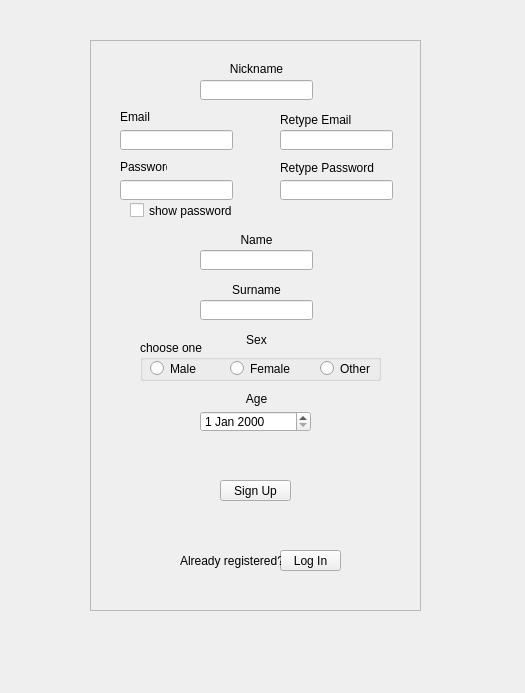
<?xml version="1.0" encoding="UTF-8"?>
<ui version="4.0">
 <class>Record</class>
 <widget class="QWidget" name="Record">
  <property name="geometry">
   <rect>
    <x>0</x>
    <y>0</y>
    <width>525</width>
    <height>693</height>
   </rect>
  </property>
  <property name="windowTitle">
   <string>Form</string>
  </property>
  <widget class="QFrame" name="signupForm">
   <property name="geometry">
    <rect>
     <x>90</x>
     <y>40</y>
     <width>331</width>
     <height>571</height>
    </rect>
   </property>
   <property name="frameShape">
    <enum>QFrame::StyledPanel</enum>
   </property>
   <property name="frameShadow">
    <enum>QFrame::Raised</enum>
   </property>
   <widget class="QPushButton" name="pushButton_3">
    <property name="geometry">
     <rect>
      <x>190</x>
      <y>510</y>
      <width>61</width>
      <height>21</height>
     </rect>
    </property>
    <property name="text">
     <string>Log In</string>
    </property>
   </widget>
   <widget class="QPushButton" name="pushButton_4">
    <property name="geometry">
     <rect>
      <x>130</x>
      <y>440</y>
      <width>71</width>
      <height>21</height>
     </rect>
    </property>
    <property name="text">
     <string>Sign Up</string>
    </property>
   </widget>
   <widget class="QLineEdit" name="lineEdit_3">
    <property name="geometry">
     <rect>
      <x>110</x>
      <y>40</y>
      <width>113</width>
      <height>20</height>
     </rect>
    </property>
   </widget>
   <widget class="QLineEdit" name="lineEdit_4">
    <property name="geometry">
     <rect>
      <x>30</x>
      <y>140</y>
      <width>113</width>
      <height>20</height>
     </rect>
    </property>
   </widget>
   <widget class="QLabel" name="label_4">
    <property name="geometry">
     <rect>
      <x>116</x>
      <y>19</y>
      <width>101</width>
      <height>21</height>
     </rect>
    </property>
    <property name="text">
     <string>&lt;html&gt;&lt;head/&gt;&lt;body&gt;&lt;p align=&quot;center&quot;&gt;Nickname&lt;/p&gt;&lt;/body&gt;&lt;/html&gt;</string>
    </property>
   </widget>
   <widget class="QLabel" name="label_5">
    <property name="geometry">
     <rect>
      <x>30</x>
      <y>120</y>
      <width>47</width>
      <height>13</height>
     </rect>
    </property>
    <property name="text">
     <string>Password</string>
    </property>
   </widget>
   <widget class="QLabel" name="label_6">
    <property name="geometry">
     <rect>
      <x>90</x>
      <y>510</y>
      <width>101</width>
      <height>21</height>
     </rect>
    </property>
    <property name="text">
     <string>Already registered?</string>
    </property>
   </widget>
   <widget class="QCheckBox" name="checkBox_2">
    <property name="geometry">
     <rect>
      <x>40</x>
      <y>160</y>
      <width>111</width>
      <height>21</height>
     </rect>
    </property>
    <property name="text">
     <string>show password</string>
    </property>
   </widget>
   <widget class="QLabel" name="label_7">
    <property name="geometry">
     <rect>
      <x>30</x>
      <y>70</y>
      <width>47</width>
      <height>13</height>
     </rect>
    </property>
    <property name="text">
     <string>Email</string>
    </property>
   </widget>
   <widget class="QLineEdit" name="lineEdit_5">
    <property name="geometry">
     <rect>
      <x>30</x>
      <y>90</y>
      <width>113</width>
      <height>20</height>
     </rect>
    </property>
   </widget>
   <widget class="QLabel" name="label_8">
    <property name="geometry">
     <rect>
      <x>190</x>
      <y>70</y>
      <width>91</width>
      <height>20</height>
     </rect>
    </property>
    <property name="text">
     <string>Retype Email</string>
    </property>
   </widget>
   <widget class="QLineEdit" name="lineEdit_6">
    <property name="geometry">
     <rect>
      <x>190</x>
      <y>90</y>
      <width>113</width>
      <height>20</height>
     </rect>
    </property>
    <property name="text">
     <string/>
    </property>
   </widget>
   <widget class="QLabel" name="label_9">
    <property name="geometry">
     <rect>
      <x>190</x>
      <y>120</y>
      <width>101</width>
      <height>16</height>
     </rect>
    </property>
    <property name="text">
     <string>Retype Password</string>
    </property>
   </widget>
   <widget class="QLineEdit" name="lineEdit_7">
    <property name="geometry">
     <rect>
      <x>190</x>
      <y>140</y>
      <width>113</width>
      <height>20</height>
     </rect>
    </property>
   </widget>
   <widget class="QLabel" name="label_10">
    <property name="geometry">
     <rect>
      <x>116</x>
      <y>190</y>
      <width>101</width>
      <height>20</height>
     </rect>
    </property>
    <property name="text">
     <string>&lt;html&gt;&lt;head/&gt;&lt;body&gt;&lt;p align=&quot;center&quot;&gt;Name&lt;/p&gt;&lt;/body&gt;&lt;/html&gt;</string>
    </property>
   </widget>
   <widget class="QLineEdit" name="lineEdit_8">
    <property name="geometry">
     <rect>
      <x>110</x>
      <y>210</y>
      <width>113</width>
      <height>20</height>
     </rect>
    </property>
   </widget>
   <widget class="QLabel" name="label_11">
    <property name="geometry">
     <rect>
      <x>116</x>
      <y>240</y>
      <width>101</width>
      <height>20</height>
     </rect>
    </property>
    <property name="text">
     <string>&lt;html&gt;&lt;head/&gt;&lt;body&gt;&lt;p align=&quot;center&quot;&gt;Surname&lt;/p&gt;&lt;/body&gt;&lt;/html&gt;</string>
    </property>
   </widget>
   <widget class="QLineEdit" name="lineEdit_9">
    <property name="geometry">
     <rect>
      <x>110</x>
      <y>260</y>
      <width>113</width>
      <height>20</height>
     </rect>
    </property>
   </widget>
   <widget class="QRadioButton" name="radioButton">
    <property name="geometry">
     <rect>
      <x>60</x>
      <y>320</y>
      <width>82</width>
      <height>17</height>
     </rect>
    </property>
    <property name="text">
     <string>Male</string>
    </property>
   </widget>
   <widget class="QRadioButton" name="radioButton_2">
    <property name="geometry">
     <rect>
      <x>140</x>
      <y>320</y>
      <width>82</width>
      <height>17</height>
     </rect>
    </property>
    <property name="text">
     <string>Female</string>
    </property>
   </widget>
   <widget class="QLabel" name="label_12">
    <property name="geometry">
     <rect>
      <x>116</x>
      <y>290</y>
      <width>101</width>
      <height>20</height>
     </rect>
    </property>
    <property name="text">
     <string>&lt;html&gt;&lt;head/&gt;&lt;body&gt;&lt;p align=&quot;center&quot;&gt;Sex&lt;/p&gt;&lt;/body&gt;&lt;/html&gt;</string>
    </property>
   </widget>
   <widget class="QRadioButton" name="radioButton_3">
    <property name="geometry">
     <rect>
      <x>230</x>
      <y>320</y>
      <width>82</width>
      <height>17</height>
     </rect>
    </property>
    <property name="text">
     <string>Other</string>
    </property>
   </widget>
   <widget class="QLabel" name="label_13">
    <property name="geometry">
     <rect>
      <x>116</x>
      <y>349</y>
      <width>101</width>
      <height>21</height>
     </rect>
    </property>
    <property name="text">
     <string>&lt;html&gt;&lt;head/&gt;&lt;body&gt;&lt;p align=&quot;center&quot;&gt;Age&lt;/p&gt;&lt;/body&gt;&lt;/html&gt;</string>
    </property>
   </widget>
   <widget class="QDateEdit" name="dateEdit">
    <property name="geometry">
     <rect>
      <x>110</x>
      <y>371</y>
      <width>111</width>
      <height>21</height>
     </rect>
    </property>
   </widget>
   <widget class="QGroupBox" name="groupBox">
    <property name="geometry">
     <rect>
      <x>50</x>
      <y>300</y>
      <width>241</width>
      <height>41</height>
     </rect>
    </property>
    <property name="title">
     <string>choose one</string>
    </property>
   </widget>
  </widget>
 </widget>
 <resources/>
 <connections/>
</ui>
